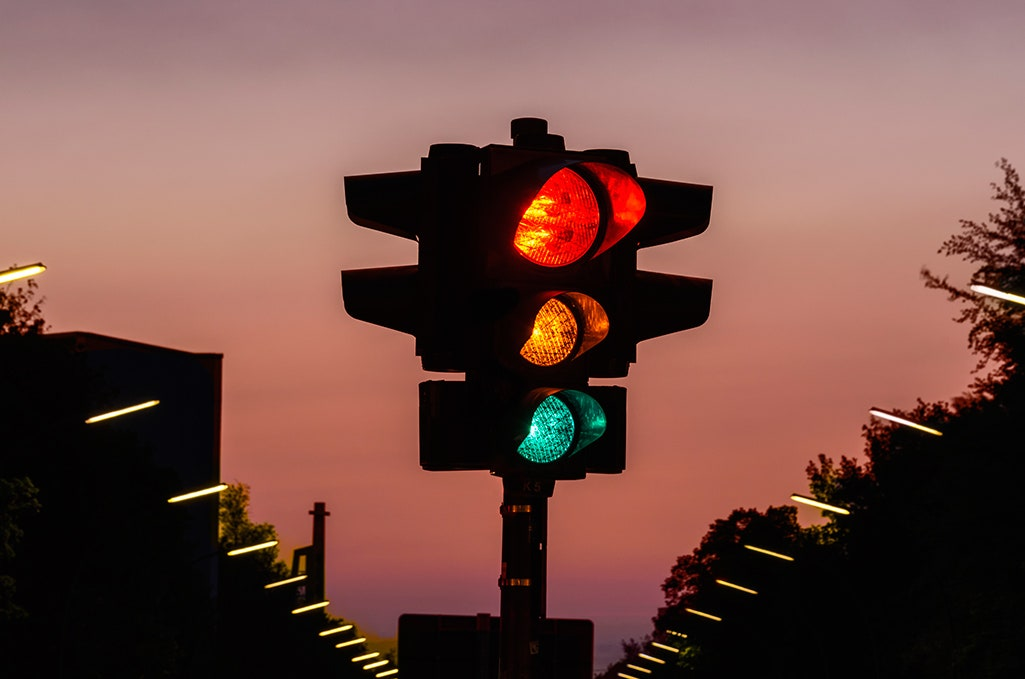
#> input picture trafficlight.jpg, 1025 x 679 px
$ jupyter execute color_label1.ipynb
#> lines starting #> are read from the running program, lines starting #| are printed output that depends on the picture
[cell 1]
import numpy
import pandas
import cv2
import matplotlib.pyplot as plt
import matplotlib.image as mpimg
import math

image = cv2.imread("trafficlight.jpg")
#> image is the input picture: shape (679, 1025, 3); mean B, G, R 70, 77.3, 114.1
imgplot = plt.imshow(numpy.real(image))
plt.show()
image = cv2.resize(image, (600, 400))
#> image: shape (400, 600, 3)
r = g = b = 0
mouse_scroll = False
csv_file = pandas.read_csv('colors.csv', names = ["Red", "Green", "Blue", "color_name"])
#> (reads colors.csv from the repository)

def mouse_event(event, x, y, flags, param):
    if event == cv2.EVENT_MOUSEMOVE:
        global r, g, b, mouse_scroll
        mouse_scroll = True
        b, g, r = image[y,x]
        r = int(r)
        g = int(g)
        b = int(b)

cv2.namedWindow('color labelling')
cv2.setMouseCallback('color labelling', mouse_event)

while True:
        cv2.imshow("color labelling",image)
        #(r,)(w,h)
        cv2.rectangle(image, (90,310), (560,370), (b,g,r), -1)
        min_val = math.inf
        file_len = len(csv_file)
        for i in range(file_len):
            d = abs(r - int(csv_file.loc[i, "Red"])) + abs(g - int(csv_file.loc[i, "Green"]))+ abs(b - int(csv_file.loc[i, "Blue"]))
            if d <= min_val:
                min_val = d
                color = csv_file.loc[i, "color_name"]
        cv2.putText(image, color, (100,350), 4, 1, (0,0,0), 2, cv2.LINE_8)
        if r+g+b <= 400:
            cv2.putText(image, color, (100,350), 4, 1, (255,255,255), 2, cv2.LINE_8)
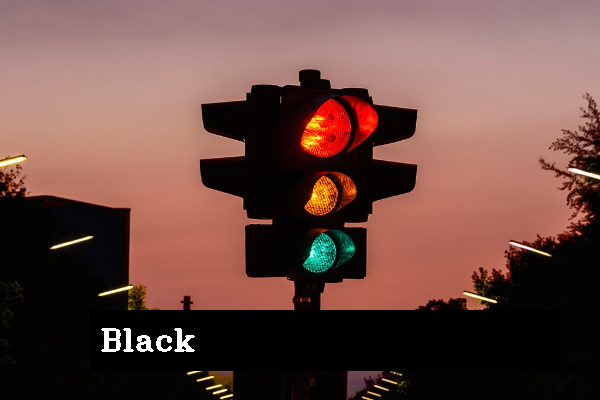
#> image: shape (400, 600, 3); mean B, G, R 67.2, 74.1, 107.3
        mouse_scroll = False
        if cv2.waitKey(20) & 0xFF == 27:
#> (key Esc is pressed here)
            break
cv2.destroyAllWindows()
